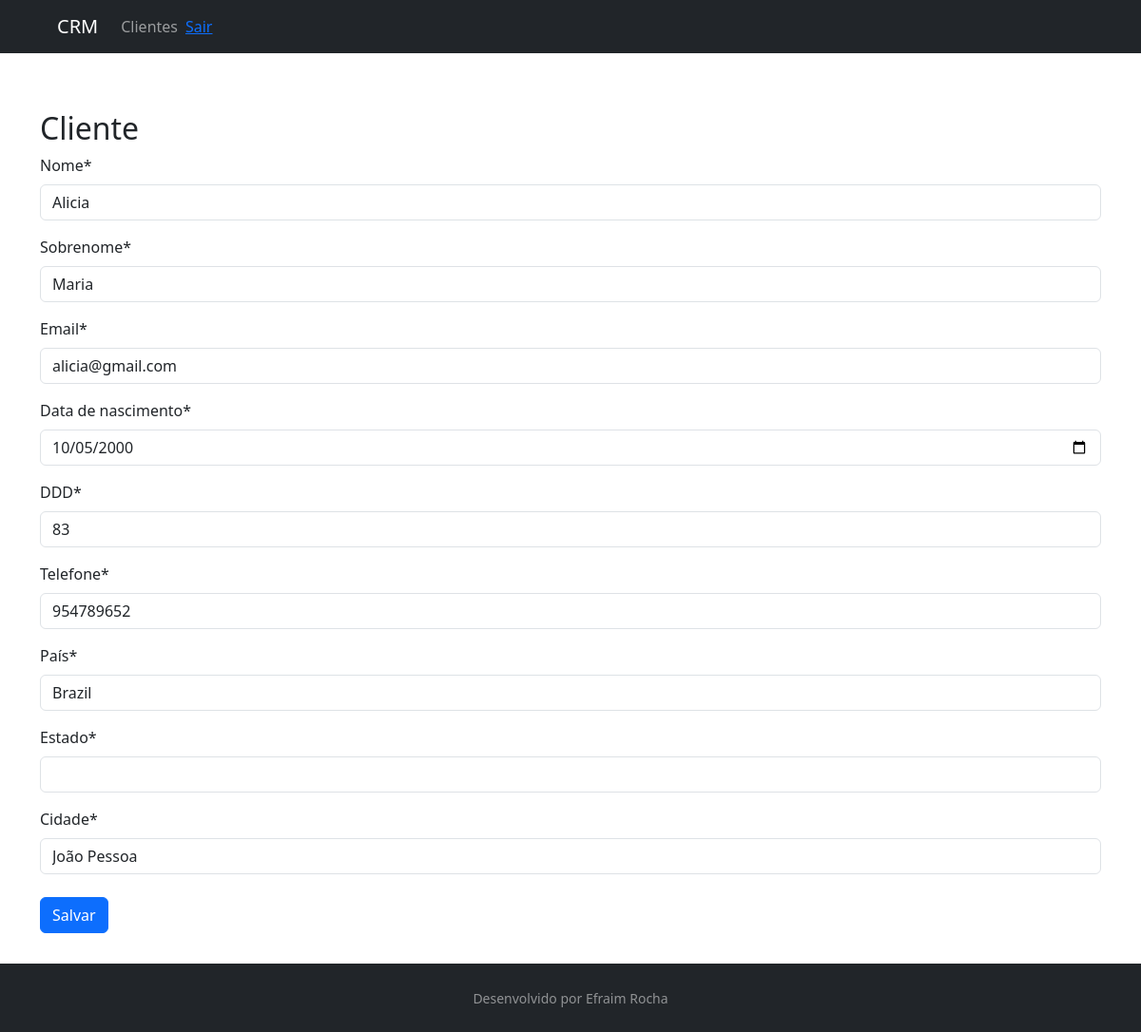
/customer/4/, run on the app's committed database.
### customer/models.py (models this page shows, shortened)
class Customer(models.Model):
    first_name = models.CharField(max_length=30)
    last_name = models.CharField(max_length=50)
    email = models.EmailField()
    birth_date = models.DateField()
    area_code = models.CharField(max_length=3)
    phone_number = models.CharField(max_length=15)
    country = models.CharField(max_length=30)
    estate = models.CharField(max_length=30)
    city = models.CharField(max_length=60)
    created_date = models.DateTimeField(auto_now_add=True)
    update_data = models.DateTimeField(auto_now=True)
    active = models.BooleanField(default=True)
    class Meta:
        db_table = "customer"

### customer/views.py (the view, shortened to what this page needs)
# urls.py: path("<int:id>/", CustomerUpdateView.as_view(), name="customer-update"),
class CustomerUpdateView(UpdateView):
    template_name = "customer/customer.html"
    form_class = CustomerForm
    def get_object(self):
        id = self.kwargs.get("id")
        return get_object_or_404(Customer, id=id) # Retrieve and return the `Customer` instance for the given `id`. If not found,

### customer/templates/customer/customer.html (shortened to what this page needs)
{% extends "model-page.html" %}
{% load crispy_forms_tags %}
{% block content %}
    <h2>Cliente</h2>
<form method="post">{% csrf_token %}
    {{ form|crispy }}
    <button type="submit" class="btn btn-primary mt-2">Salvar</button>
</form>
{% endblock %}

### core/templates/model-page.html (style rules this page uses)
html, body { height: 100%; }

### data on the page
Customer: first_name "Alicia", last_name "Maria", email "alicia@gmail.com", birth_date "10/05/2000", area_code "83", phone_number "954789652", country "Brazil", city "João Pessoa"
